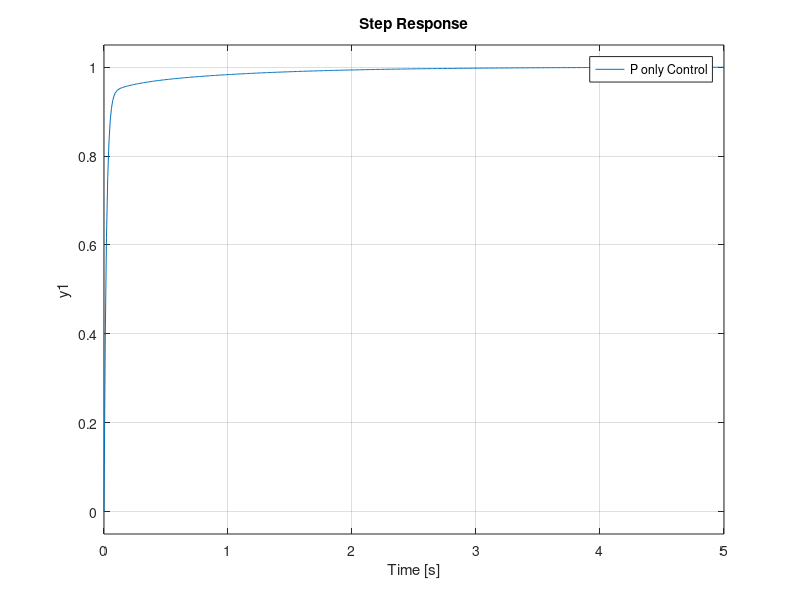

The MATLAB source for this figure:
% Application of P, PI, and PID to spring-mass-damper model.
% Model Equation: mx'' + cx' + kx = F
% Transfer Function (Laplace Transform of model): X(s)/F(s) = 1/(ms^2 + cs + k) 
% m = mass of block, c = damping constant, k = spring constant
% F is the applied force
% x is the resulting displacement of the block

%Main model parameters are:
m = 1;  % 1 kg
c = 10; % 10 N-s/m
k = 20; % 20 N/m



% PID Control Values:
Kp = 350; 
Kd = 50;
Ki = 300;

% Time-step 0.01 s
t  = 0:0.01:5;
hold on


% Open-Loop Response
s = tf('s');
P = 1/(m*s^2 + c*s + k) % Transfer function
step(P)


% Only Proportional Control (P-Control)
C1  = pid(Kp,0,0)
T1   = feedback(C1*P,1) % Transfer function with P-only controller
step(T1,t)

% Only Integral Control (I-Control)
C2  = pid(0,Ki,0)
T2   = feedback(C2*P,1) % Transfer function with P-only controller
step(T2,t)

% Only Derivative Control (D-Control)
C3  = pid(0,0,Kd)
T3   = feedback(C3*P,1) % Transfer function with P-only controller
step(T3,t)

% Proportional-Derivative Control (PD)
C4  = pid(Kp,0,Kd)
T4  = feedback(C4*P,1)
step(T4,t)

% Proportional-Integral Control (PI)
C5  = pid(Kp,Ki,0)
T5  = feedback(C5*P,1)
step(T5,t)


% Proportional-Integral-Derivative Control (PID)
C6  = pid(Kp,Ki,Kd)
T6  = feedback(C6*P,1)
step(T6,t)

legend('P only Control','I only Control','D only Control','PD Control','PI Control','PID Control')